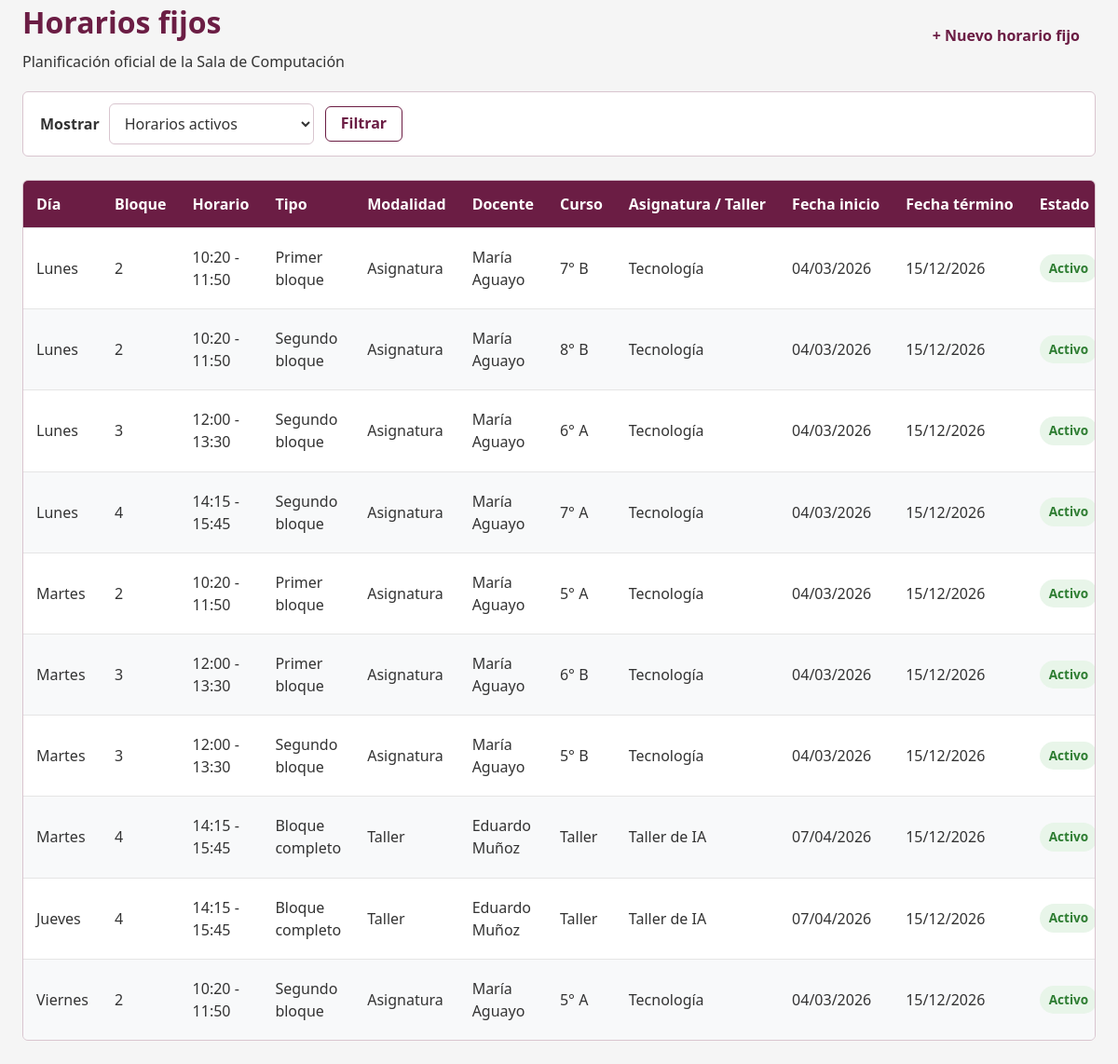
Page /modules/horarios_fijos/index.php (signed in) on the committed database.
### tables this page shows
CREATE TABLE `horarios_fijos` (
  `id` int(10) UNSIGNED NOT NULL,
  `dia_semana` tinyint(3) UNSIGNED NOT NULL,
  `bloque_id` int(11) NOT NULL,
  `tipo` enum('completo','sub1','sub2') NOT NULL,
  `docente_id` int(11) NOT NULL,
  `curso_id` int(11) NOT NULL,
  `asignatura_id` int(11) NOT NULL,
  `activo` tinyint(1) NOT NULL DEFAULT 1,
  `fecha_inicio` date NOT NULL,
  `fecha_fin` date DEFAULT NULL,
  `observaciones` text DEFAULT NULL,
  `modalidad` enum('asignatura','taller') DEFAULT NULL
);

CREATE TABLE `bloques` (
  `id` int(11) NOT NULL,
  `numero_bloque` int(11) NOT NULL,
  `hora_inicio` time NOT NULL,
  `hora_termino` time NOT NULL
);

CREATE TABLE `cursos` (
  `id` int(11) NOT NULL,
  `nombre_curso` varchar(10) NOT NULL DEFAULT '',
  `modalidad` enum('asignatura','taller') DEFAULT 'asignatura'
);

CREATE TABLE `asignaturas` (
  `id` int(11) NOT NULL,
  `asignatura_nombre` varchar(50) NOT NULL,
  `modalidad` enum('asignatura','taller') DEFAULT 'asignatura',
  `activo` tinyint(1) DEFAULT NULL
);

### includes/reservas_funciones.php (called while the page is built, shortened)
<?php
function obtenerHorariosFijos(
    mysqli $conexion,
    string $fechaInicio,
    string $fechaFin,
    string $estado = 'activos'
): array {
    $horarios = [];
    $estadosPermitidos = [
        'activos',
        'inactivos',
        'todos'
    ];
    $condicionEstado = '';
    if ($estado === 'activos') {
        $condicionEstado =
            'AND hf.activo = 1';
    } elseif ($estado === 'inactivos') {
        $condicionEstado =
            'AND hf.activo = 0';
    }
    $sql = "
        SELECT
            hf.id,
            hf.dia_semana,
            hf.bloque_id,
            hf.tipo,
            hf.modalidad,
            hf.docente_id,
            hf.curso_id,
            hf.asignatura_id,
            hf.activo,
            hf.fecha_inicio,
            hf.fecha_fin,
            c.nombre_curso AS curso,
            a.asignatura_nombre AS asignatura,
            CONCAT(
                SUBSTRING_INDEX(d.nombres, ' ', 1),
                ' ',
                SUBSTRING_INDEX(d.apellidos, ' ', 1)
            ) AS docente,
            b.numero_bloque,
            b.hora_inicio,
            b.hora_termino
        FROM horarios_fijos hf
        INNER JOIN docentes d
            ON d.id = hf.docente_id
        INNER JOIN cursos c
            ON c.id = hf.curso_id
        INNER JOIN asignaturas a
            ON a.id = hf.asignatura_id
        INNER JOIN bloques b
            ON b.id = hf.bloque_id
        WHERE
            hf.fecha_inicio <= ?
            AND (
                hf.fecha_fin IS NULL
                OR hf.fecha_fin >= ?
            )
            $condicionEstado
        ORDER BY
            hf.dia_semana,
            hf.bloque_id,
            hf.tipo
    ";
    $stmt = $conexion->prepare($sql);
    $stmt->bind_param(
        "ss",
        $fechaFin,
        $fechaInicio
    );
    $stmt->execute();
    $resultado = $stmt->get_result();
    while ($fila = $resultado->fetch_assoc()) {
        $horarios[] = $fila;
    }
    return $horarios;
}

### modules/horarios_fijos/index.php (the view, shortened to what this page needs)
<?php
require_once '../../config/database.php';
require_once '../../includes/reservas_funciones.php';
$estado = $_GET['estado'] ?? 'activos';
$horariosFijos = obtenerHorariosFijos(
    $conexion,
    '1900-01-01',
    '2999-12-31',
    $estado
);
$nombresDias = [
    1 => 'Lunes',
    2 => 'Martes',
    3 => 'Miércoles',
    4 => 'Jueves',
    5 => 'Viernes'
];
function textoTipoHorarioFijo(string $tipo): string
{
    return match ($tipo) {
        'completo' => 'Bloque completo',
        'sub1' => 'Primer bloque',
        'sub2' => 'Segundo bloque',
        default => $tipo
    };
}
function textoModalidadHorarioFijo(string $modalidad): string
{
    return match ($modalidad) {
        'asignatura' => 'Asignatura',
        'taller' => 'Taller',
        default => $modalidad
    };
}
?>
<!DOCTYPE html>
<html lang="es">
<head>
    <link
        rel="stylesheet"
        href="../../assets/css/estilos.css">
    <link
        rel="stylesheet"
        href="../../assets/css/botones.css">
    <link
        rel="stylesheet"
        href="../../assets/css/formularios.css">
    <link
        rel="stylesheet"
        href="../../assets/css/tablas.css">
    <link
        rel="stylesheet"
        href="../../assets/css/reservas.css">
</head>
<body>
    <div class="contenedor contenedor-horarios-fijos">
        <div class="encabezado-pagina">
            <div>
                <h1>
                    Horarios fijos
                </h1>
                <p>
                    Planificación oficial de la Sala de Computación
                </p>
            </div>
            <div>
                <a
                    href="agregar.php"
                    class="btn btn-primary">
                    + Nuevo horario fijo
                </a>
            </div>
        </div>
        <div class="filtros">
            <form
                method="GET"
                action="index.php"
                class="formulario-filtros">
                <div class="campo">
                    <label for="estado">
                        Mostrar
                    </label>
                    <select
                        name="estado"
                        id="estado">
                        <option
                            value="activos"
                            <?= $estado === 'activos'
                                ? 'selected'
                                : ''; ?>>
                            Horarios activos
                        </option>
                    </select>
                </div>
                <div class="campo campo-boton">
                    <button
                        type="submit"
                        class="btn btn-secundario">
                        Filtrar
                    </button>
                </div>
            </form>
        </div>
        <div class="tabla-contenedor">
            <table class="tabla">
                <thead>
                    <tr>
                        <th>Día</th>
                        <th>Bloque</th>
                        <th>Horario</th>
                        <th>Tipo</th>
                        <th>Modalidad</th>
                        <th>Docente</th>
                        <th>Curso</th>
                        <th>Asignatura / Taller</th>
                        <th>Fecha inicio</th>
                        <th>Fecha término</th>
                        <th>Estado</th>
                    </tr>
                </thead>
                <tbody>
                    <?php if (empty($horariosFijos)): ?>
                        <tr>
                            <td
                                colspan="12"
                                style="text-align: center;">
                                No existen horarios fijos
                                para el filtro seleccionado.
                            </td>
                        </tr>
                    <?php else: ?>
                        <?php foreach (
                            $horariosFijos
                            as $horario
                        ): ?>
                            <tr>
                                <td>
                                    <?= htmlspecialchars(
                                        $nombresDias[(int)$horario['dia_semana']] ?? 'Desconocido'
                                    ); ?>
                                </td>
                                <td>
                                    <?= (int)
                                    $horario['numero_bloque']; ?>
                                </td>
                                <td>
                                    <?= substr(
                                        $horario['hora_inicio'],
                                        0,
                                        5
                                    ); ?>
                                    -
                                    <?= substr(
                                        $horario['hora_termino'],
                                        0,
                                        5
                                    ); ?>
                                </td>
                                <td>
                                    <?= htmlspecialchars(
                                        textoTipoHorarioFijo(
                                            $horario['tipo']
                                        )
                                    ); ?>
                                </td>
                                <td>
                                    <?= htmlspecialchars(
                                        textoModalidadHorarioFijo(
                                            $horario['modalidad']
                                        )
                                    ); ?>
                                </td>
                                <td>
                                    <?= htmlspecialchars(
                                        $horario['docente']
                                    ); ?>
                                </td>
                                <td>
                                    <?= htmlspecialchars(
                                        $horario['curso']
                                    ); ?>
                                </td>
                                <td>
                                    <?= htmlspecialchars(
                                        $horario['asignatura']
                                    ); ?>
                                </td>
                                <td>
                                    <?= date(
                                        'd/m/Y',
                                        strtotime(
                                            $horario['fecha_inicio']
                                        )
                                    ); ?>
                                </td>
                                <td>
                                    <?php if (
                                        $horario['fecha_fin'] !== null
                                        &&
                                        $horario['fecha_fin'] !== ''
                                    ): ?>
                                        <?= date(
                                            'd/m/Y',
                                            strtotime(
                                                $horario['fecha_fin']
                                            )
                                        ); ?>
                                    <?php else: ?>
                                        Sin término
                                    <?php endif; ?>
                                </td>
                                <td>
                                    <?php if (
                                        (int)$horario['activo'] === 1
                                    ): ?>
                                        <span
                                            class="estado estado-activo">
                                            Activo
                                        </span>
                                    <?php endif; ?>
                                </td>
                            </tr>
                        <?php endforeach; ?>
                    <?php endif; ?>
                </tbody>
            </table>
        </div>
    </div>
</body>
</html>

### assets/css/estilos.css (style rules this page uses)
:root { --color-primario: #6b1d44; --color-primario-hover: #5b1739; --color-primario-original: #4e0227; --color-exito: #198754; --color-exito-hover: #157347; --color-advertencia: #ffc107; --color-advertencia-hover: #e0a800; --color-error: #dc3545; --color-error-hover: #bb2d3b; --color-fondo: #ffffff; --color-fondo-secundario: #f5f5f5; --color-fondo-neutro: #eeeeee; --color-texto: #333333; --color-texto-secundario: #666666; --color-borde: #d9c5cf; --radio-borde: 6px; --ancho-formulario: 700px; --btn-padding-y: 8px; --btn-padding-x: 16px; --btn-transicion: .2s ease; --sombra-focus: 0 0 5px rgba(107, 29, 68, 0.25); }
* { margin: 0; padding: 0; box-sizing: border-box; }
html { font-size: 16px; }
body { font-family: "Segoe UI", Tahoma, Geneva, Verdana, sans-serif; font-size: 1rem; line-height: 1.5; color: var(--color-texto); background-color: var(--color-fondo-secundario); }
h1, h2, h3, h4, h5, h6 { color: var(--color-primario); font-weight: 600; }
p { margin-bottom: 1rem; }
a { color: var(--color-primario); text-decoration: none; transition: color 0.2s ease; }
.contenedor { width: 90%; max-width: 1200px; margin: 0 auto; }
.contenedor-horarios-fijos { width: 96%; max-width: 1600px; }
.encabezado-pagina { display: flex; justify-content: space-between; align-items: center; gap: 20px; margin-bottom: 20px; }
.encabezado-pagina h1 { margin: 0; }
.encabezado-pagina p { margin: 6px 0 0; }
.encabezado-pagina .btn-primary { display: inline-flex; align-items: center; justify-content: center; padding: 9px 16px; font-weight: 600; text-decoration: none; white-space: nowrap; }

### assets/css/botones.css (style rules this page uses)
.btn { display: inline-flex; align-items: center; justify-content: center; padding: 8px 16px; font-family: inherit; font-size: inherit; line-height: 1.2; font-weight: 600; text-decoration: none; white-space: nowrap; cursor: pointer; border: 1px solid transparent; border-radius: var(--radio-borde); box-sizing: border-box; transition: background-color 0.2s ease, border-color 0.2s ease, color 0.2s ease, box-shadow 0.2s ease; }
.btn-secundario { color: var(--color-primario); background-color: var(--color-fondo); border-color: var(--color-primario); }

### assets/css/tablas.css (style rules this page uses)
.tabla-contenedor { width: 100%; max-width: none; overflow-x: auto; overflow-y: hidden; margin: 25px 0; border: 1px solid var(--color-borde); border-radius: var(--radio-borde); background-color: #fff; box-sizing: border-box; scrollbar-width: thin; }
.tabla { width: 100%; min-width: 1400px; border-collapse: collapse; }
.tabla thead th { padding: 13px 14px; background-color: var(--color-primario); color: #fff; font-weight: 600; text-align: left; white-space: nowrap; }
.tabla tbody td { padding: 12px 14px; border-top: 1px solid #e5e5e5; color: var(--color-texto); vertical-align: middle; }
.tabla tbody tr:nth-child(even) { background-color: #f8f9fa; }
.tabla .estado { display: inline-block; padding: 5px 10px; border-radius: 999px; font-size: 0.85rem; font-weight: 600; white-space: nowrap; }
.tabla .estado-activo { background-color: #e8f5e9; color: #2e7d32; }
.filtros { width: 100%; margin: 20px 0; padding: 12px 18px; background-color: var(--color-fondo); border: 1px solid var(--color-borde); border-radius: var(--radio-borde); box-sizing: border-box; }
.formulario-filtros { display: flex; align-items: flex-end; gap: 12px; flex-wrap: wrap; }
.formulario-filtros { align-items: center; }
.formulario-filtros .campo:first-child { flex-direction: row; align-items: center; gap: 10px; }
.formulario-filtros .campo:first-child label { margin: 0; white-space: nowrap; }
.formulario-filtros .campo-boton { display: flex; align-items: center; }
.formulario-filtros .campo { display: flex; flex-direction: column; gap: 6px; }
.formulario-filtros label { font-weight: 600; color: var(--color-texto); }
.formulario-filtros select { min-width: 220px; padding: 9px 12px; font-family: inherit; font-size: inherit; color: var(--color-texto); background-color: var(--color-fondo); border: 1px solid var(--color-borde); border-radius: var(--radio-borde); box-sizing: border-box; transition: border-color 0.2s ease, box-shadow 0.2s ease; }

### rows in the picture
horarios_fijos: dia_semana "Lunes", bloque.numero_bloque "2", bloque.hora_inicio "10:20", bloque.hora_termino "11:50", tipo "Primer bloque", modalidad "Asignatura", docente "María Aguayo", curso.nombre_curso "7° B", asignatura.asignatura_nombre "Tecnología", fecha_inicio "04/03/2026", fecha_fin "15/12/2026", activo "Activo"
horarios_fijos: dia_semana "Lunes", bloque.numero_bloque "2", bloque.hora_inicio "10:20", bloque.hora_termino "11:50", tipo "Segundo bloque", modalidad "Asignatura", docente "María Aguayo", curso.nombre_curso "8° B", asignatura.asignatura_nombre "Tecnología", fecha_inicio "04/03/2026", fecha_fin "15/12/2026", activo "Activo"
horarios_fijos: dia_semana "Lunes", bloque.numero_bloque "3", bloque.hora_inicio "12:00", bloque.hora_termino "13:30", tipo "Segundo bloque", modalidad "Asignatura", docente "María Aguayo", curso.nombre_curso "6° A", asignatura.asignatura_nombre "Tecnología", fecha_inicio "04/03/2026", fecha_fin "15/12/2026", activo "Activo"
horarios_fijos: dia_semana "Lunes", bloque.numero_bloque "4", bloque.hora_inicio "14:15", bloque.hora_termino "15:45", tipo "Segundo bloque", modalidad "Asignatura", docente "María Aguayo", curso.nombre_curso "7° A", asignatura.asignatura_nombre "Tecnología", fecha_inicio "04/03/2026", fecha_fin "15/12/2026", activo "Activo"
horarios_fijos: dia_semana "Martes", bloque.numero_bloque "2", bloque.hora_inicio "10:20", bloque.hora_termino "11:50", tipo "Primer bloque", modalidad "Asignatura", docente "María Aguayo", curso.nombre_curso "5° A", asignatura.asignatura_nombre "Tecnología", fecha_inicio "04/03/2026", fecha_fin "15/12/2026", activo "Activo"
horarios_fijos: dia_semana "Martes", bloque.numero_bloque "3", bloque.hora_inicio "12:00", bloque.hora_termino "13:30", tipo "Primer bloque", modalidad "Asignatura", docente "María Aguayo", curso.nombre_curso "6° B", asignatura.asignatura_nombre "Tecnología", fecha_inicio "04/03/2026", fecha_fin "15/12/2026", activo "Activo"
horarios_fijos: dia_semana "Martes", bloque.numero_bloque "3", bloque.hora_inicio "12:00", bloque.hora_termino "13:30", tipo "Segundo bloque", modalidad "Asignatura", docente "María Aguayo", curso.nombre_curso "5° B", asignatura.asignatura_nombre "Tecnología", fecha_inicio "04/03/2026", fecha_fin "15/12/2026", activo "Activo"
horarios_fijos: dia_semana "Martes", bloque.numero_bloque "4", bloque.hora_inicio "14:15", bloque.hora_termino "15:45", tipo "Bloque completo", modalidad "Taller", docente "Eduardo Muñoz", curso.nombre_curso "Taller", asignatura.asignatura_nombre "Taller de IA", fecha_inicio "07/04/2026", fecha_fin "15/12/2026", activo "Activo"
horarios_fijos: dia_semana "Jueves", bloque.numero_bloque "4", bloque.hora_inicio "14:15", bloque.hora_termino "15:45", tipo "Bloque completo", modalidad "Taller", docente "Eduardo Muñoz", curso.nombre_curso "Taller", asignatura.asignatura_nombre "Taller de IA", fecha_inicio "07/04/2026", fecha_fin "15/12/2026", activo "Activo"
horarios_fijos: dia_semana "Viernes", bloque.numero_bloque "2", bloque.hora_inicio "10:20", bloque.hora_termino "11:50", tipo "Segundo bloque", modalidad "Asignatura", docente "María Aguayo", curso.nombre_curso "5° A", asignatura.asignatura_nombre "Tecnología", fecha_inicio "04/03/2026", fecha_fin "15/12/2026", activo "Activo"
